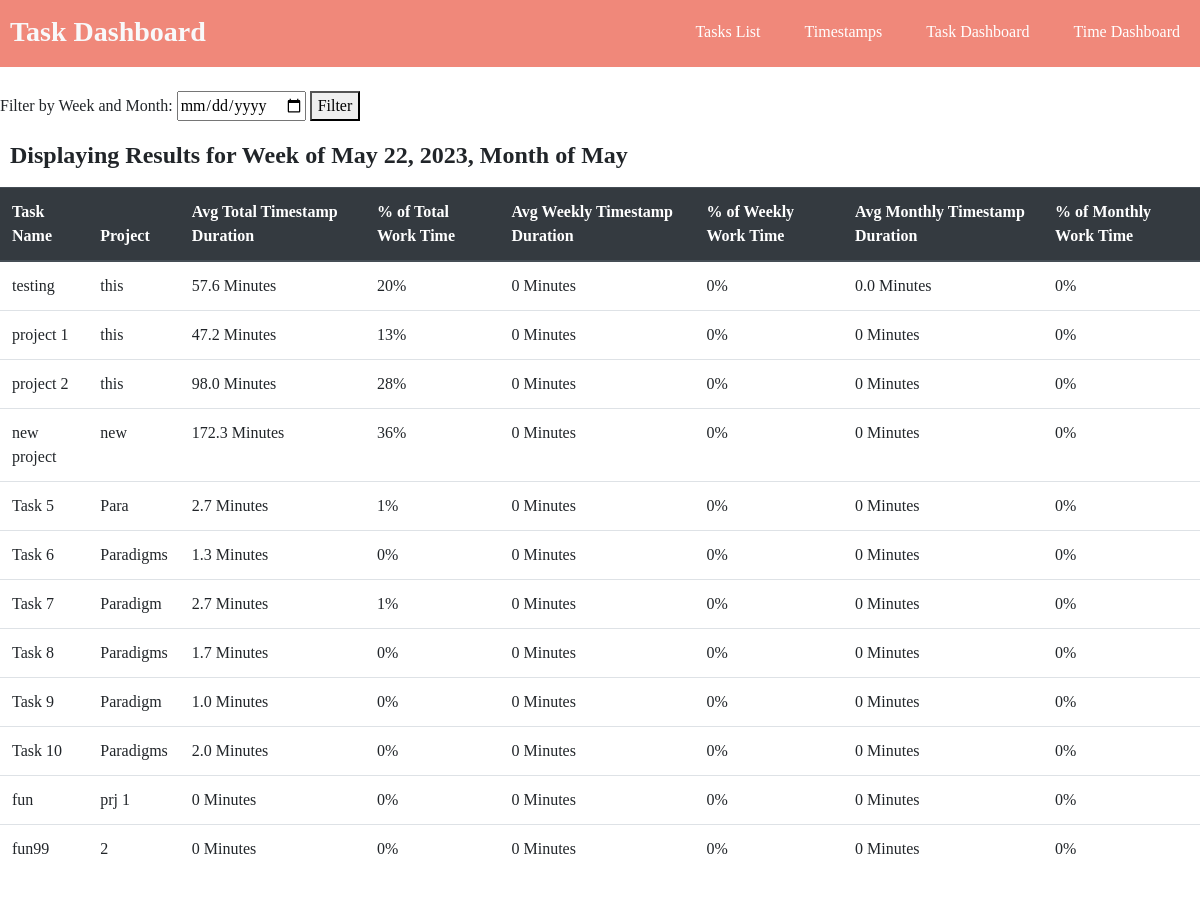
The app's page /show_task_dashboard with its own data.
### tasks/models.py (models this page shows)
class Task(models.Model):
    task_name = models.CharField(max_length=100)
    task_description = models.TextField()
    timer_state = models.CharField(max_length=11, choices=TIMER_STATE, default='Start Timer') #Used to determine if the task should be tracking time to create a timestamp
    begin_time = models.DateTimeField(blank=True, null=True) #Needed to record start time of timestamps.
    project = models.CharField(max_length=100)
    status = models.CharField(max_length=11, choices=STATUSES, default='in progress')
    class Meta:
        db_table = "tasks"

### tasks/views.py (the view)
# urls.py: path('show_task_dashboard', views.show_task_dashboard),
def show_task_dashboard(request):
    tasks = Task.objects.all()
    ts_total = {}
    ts_week = {}
    ts_month = {}
    if request.method == 'POST':
        date_form = DateFilter(request.POST)
        if date_form.is_valid():
            year = date_form.cleaned_data['day'].year
            month = date_form.cleaned_data['day'].month
            week_start = date_form.cleaned_data['day'] - timedelta(days=date_form.cleaned_data['day'].weekday())
    else:
        date_form = DateFilter()
        year = date.today().year
        month = date.today().month
        week_start = date.today() - timedelta(days=date.today().weekday())
    week_end = week_start + timedelta(days=6)
    week_start_time = pytz.timezone('US/Eastern').localize(datetime.combine(week_start, datetime.min.time()))
    week_end_time = pytz.timezone('US/Eastern').localize(datetime.combine(week_end, datetime.max.time()))
    month_start_time = pytz.timezone('US/Eastern').localize(datetime(year, month, 1, 0, 0))
    month_end_time = pytz.timezone('US/Eastern').localize(datetime((year+1 if month==12 else year), (1 if month==12 else month+1), 1, 0, 0))
    ts_total_avg = {}
    ts_week_avg = {}
    ts_month_avg = {}
    ts_total_pct = {}
    ts_week_pct = {}
    ts_month_pct = {}
    total_time = 0
    total_week_time = 0
    total_month_time = 0
    for task in tasks:
        timestamps = Timestamp.objects.filter(task__id=task.id)
        ts_total[task.id] = 0
        ts_week[task.id] = 0
        ts_month[task.id] = 0
        ts_total_count = 0
        ts_week_count = 0
        ts_month_count = 0
        for timestamp in timestamps:
            ts_total[task.id] += timestamp.elapsed_time()
            ts_total_count += 1
            total_time += timestamp.elapsed_time()
            if timestamp.begin_time >= week_start_time and timestamp.end_time <= week_end_time:
                ts_week[task.id] += timestamp.elapsed_time()
                ts_week_count += 1
                total_week_time += timestamp.elapsed_time()
            if timestamp.begin_time < week_start_time and timestamp.end_time <= week_end_time and timestamp.end_time > week_start_time:
                ts_week[task.id] += math.floor((timestamp.end_time - week_start_time).total_seconds()/60)
                ts_week_count += 1
                total_week_time += math.floor((timestamp.end_time - week_start_time).total_seconds()/60)
            if timestamp.begin_time <= week_end_time and timestamp.begin_time >= week_start_time and timestamp.end_time > week_end_time:
                ts_week[task.id] += math.floor((week_end_time - timestamp.begin_time).total_seconds()/60) + 1
                ts_week_count += 1
                total_month_time += math.floor((week_end_time - timestamp.begin_time).total_seconds()/60) + 1
            if timestamp.begin_time < week_start_time and timestamp.end_time > week_end_time:
                ts_week[task.id] += math.floor((week_end_time - week_start_time).total_seconds()/60) + 1
                ts_week_count += 1
                total_week_time += math.floor((week_end_time - week_start_time).total_seconds()/60) + 1
            if timestamp.begin_time >= month_start_time and timestamp.end_time <= month_end_time:
                ts_month[task.id] += timestamp.elapsed_time()
                ts_month_count += 1
                total_month_time += timestamp.elapsed_time()
            if timestamp.begin_time < month_start_time and timestamp.end_time <= month_end_time and timestamp.end_time > month_start_time:
                ts_month[task.id] += math.floor((timestamp.end_time - month_start_time).total_seconds()/60)
                ts_month_count += 1
                total_month_time += math.floor((timestamp.end_time - month_start_time).total_seconds()/60)
            if timestamp.begin_time >= month_start_time and timestamp.end_time > month_end_time and timestamp.begin_time < month_end_time:
                ts_month[task.id] += math.floor((month_end_time - timestamp.begin_time).total_seconds()/60)
                ts_month_count += 1
                total_month_time += math.floor((month_end_time - timestamp.begin_time).total_seconds()/60)
            if timestamp.begin_time < month_start_time and timestamp.end_time > month_end_time:
                ts_month[task.id] += math.floor((month_end_time - month_start_time).total_seconds()/60)
                ts_month_count += 1
                total_month_time += math.floor((month_end_time - month_start_time).total_seconds()/60)
        ts_total_avg[task.id] =  round(ts_total[task.id] / ts_total_count, 1) if ts_total_count else 0
        ts_week_avg[task.id] = round(ts_week[task.id] / ts_week_count, 1) if ts_week_count else 0
        ts_month_avg[task.id] = round(ts_month[task.id] / ts_month_count, 1) if ts_month_count else 0
    for task in tasks:
        ts_total_pct[task.id] = round((ts_total[task.id] / total_time)*100) if total_time else 0
        ts_week_pct[task.id] = round((ts_week[task.id] / total_week_time)*100) if total_week_time else 0
        ts_month_pct[task.id] = round((ts_month[task.id] / total_month_time)*100) if total_month_time else 0
    return render(request, "show_task_dashboard.html", {
        'ts_total_avg':ts_total_avg,
        'ts_week_avg':ts_week_avg,
        'ts_month_avg':ts_month_avg,
        'date_form':date_form,
        'week_start':week_start,
        'month':datetime.strptime(str(month), "%m").strftime("%B"),
        'tasks':tasks,
        'ts_total_pct':ts_total_pct,
        'ts_week_pct':ts_week_pct,
        'ts_month_pct':ts_month_pct,
    })

### tasks/forms.py
class DateFilter(forms.Form):
    day = forms.DateField(label="date_filter", widget=DateInput())

### tasks/models.py (called while the page is built)
    def elapsed_time(self):
        return math.floor(((self.end_time - self.begin_time).total_seconds()/60))

### tasks/templatetags/managertags.py (called while the page is built)
@register.simple_tag
def dict_get(dct, key):
    return dct.get(key)

### tasks/templates/show_task_dashboard.html (shortened to what this page needs)
<!DOCTYPE html>
<head>
	<link rel="stylesheet" href="https://stackpath.bootstrapcdn.com/bootstrap/4.3.1/css/bootstrap.min.css">
</head>
<body>
	{% load managertags %}
	<header>
		<div class="container_h">
			<h3 class="logo"><b>Task Dashboard</b></h3>
			<nav>
				<ul>
					<li><a href="/show_tasks">Tasks List</a></li>
					<li><a href="/show_timestamps">Timestamps</a></li>
					<li><a href="/show_task_dashboard">Task Dashboard</a></li>
					<li><a href="/show_time_dashboard">Time Dashboard</a></li>
				</ul>
			</nav>
		</div>
	</header>
	<br>
	<form method="POST" action="/show_task_dashboard">
		<label for="date_filter">Filter by Week and Month:</label>
			{{ date_form.day }}
		<button type="submit">Filter</button>
	</form>
	<h4 class="logo"><b>Displaying Results for Week of {{ week_start }}, Month of {{ month }}</b></h4>
	<br>
	<table class="table">
    	<thead class="thead-dark">
    	<tr>
        	<th>Task Name</th>
			<th>Project</th>
			<th>Avg Total Timestamp Duration</th>
			<th>% of Total Work Time</th>
        	<th>Avg Weekly Timestamp Duration</th>
			<th>% of Weekly Work Time</th>
        	<th>Avg Monthly Timestamp Duration</th>
			<th>% of Monthly Work Time</th>
    	</tr>
    	</thead>
    	<tbody>
		{% for task in tasks %}
    		<tr>
        		<td>{{ task.task_name }}</td>
	        	<td>{{ task.project }}</td>
				<td>{% dict_get ts_total_avg task.id %} Minutes</td>
				<td>{% dict_get ts_total_pct task.id %}%</td>
        		<td>{% dict_get ts_week_avg task.id %} Minutes</td>
				<td>{% dict_get ts_week_pct task.id %}%</td>
        		<td>{% dict_get ts_month_avg task.id %} Minutes</td>
				<td>{% dict_get ts_month_pct task.id %}%</td>
    		</tr>
		{% endfor %}
   	 </tbody>
	</table>
	<br>
	<br>
</body>
</html>

### tasks/templates/show_task_dashboard.html (style rules this page uses)
html * { font-family: Verdana !important; }
header { background:#f0887a; }
header::after { content: ''; display: table; clear: both; }
.logo { float: left; padding-top: 15px; margin-left: 10px; padding-bottom: 10px; border: none; }
nav { float: right; }
nav ul { margin: 0; padding: 0; list-style: none; }
nav li { color: #ffffff; display: inline-block; margin-left: 20px; margin-right: 20px; padding-top: 20px; position: relative; }
nav a { color: #ffffff; }
nav a::before { content: ''; display: block; height: 5px; background-color: #444; position: absolute; top: 0; width: 0%; transition: all ease-in-out 250ms; }
h3 { color: #f8f9fa; }

### records on screen
Task: task_name "testing", project "this", id "57.6", id "20", id "0", id "0.0"
Task: task_name "project 1", project "this", id "47.2", id "13", id "0"
Task: task_name "project 2", project "this", id "98.0", id "28", id "0"
Task: task_name "new project", project "new", id "172.3", id "36", id "0"
Task: task_name "Task 5", project "Para", id "2.7", id "1", id "0"
Task: task_name "Task 6", project "Paradigms", id "1.3", id "0"
Task: task_name "Task 7", project "Paradigm", id "2.7", id "1", id "0"
Task: task_name "Task 8", project "Paradigms", id "1.7", id "0"
Task: task_name "Task 9", project "Paradigm", id "1.0", id "0"
Task: task_name "Task 10", project "Paradigms", id "2.0", id "0"
Task: task_name "fun", project "prj 1", id "0"
Task: task_name "fun99", project "2", id "0"

### other values on screen
{{ week_start }} "May 22, 2023"
{{ month }} "May"
